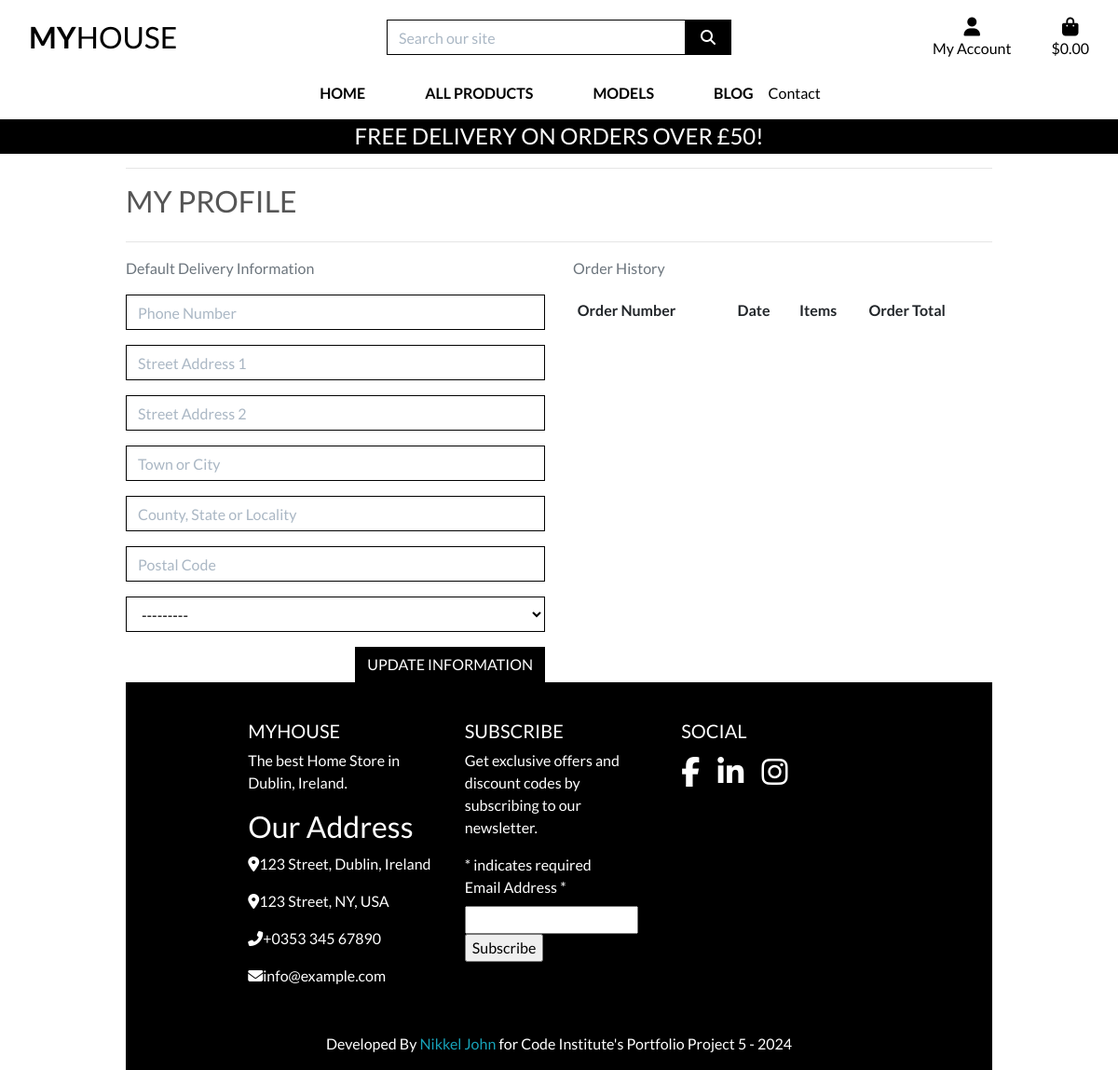
Before: /profile/ (signed in) with the older database file.
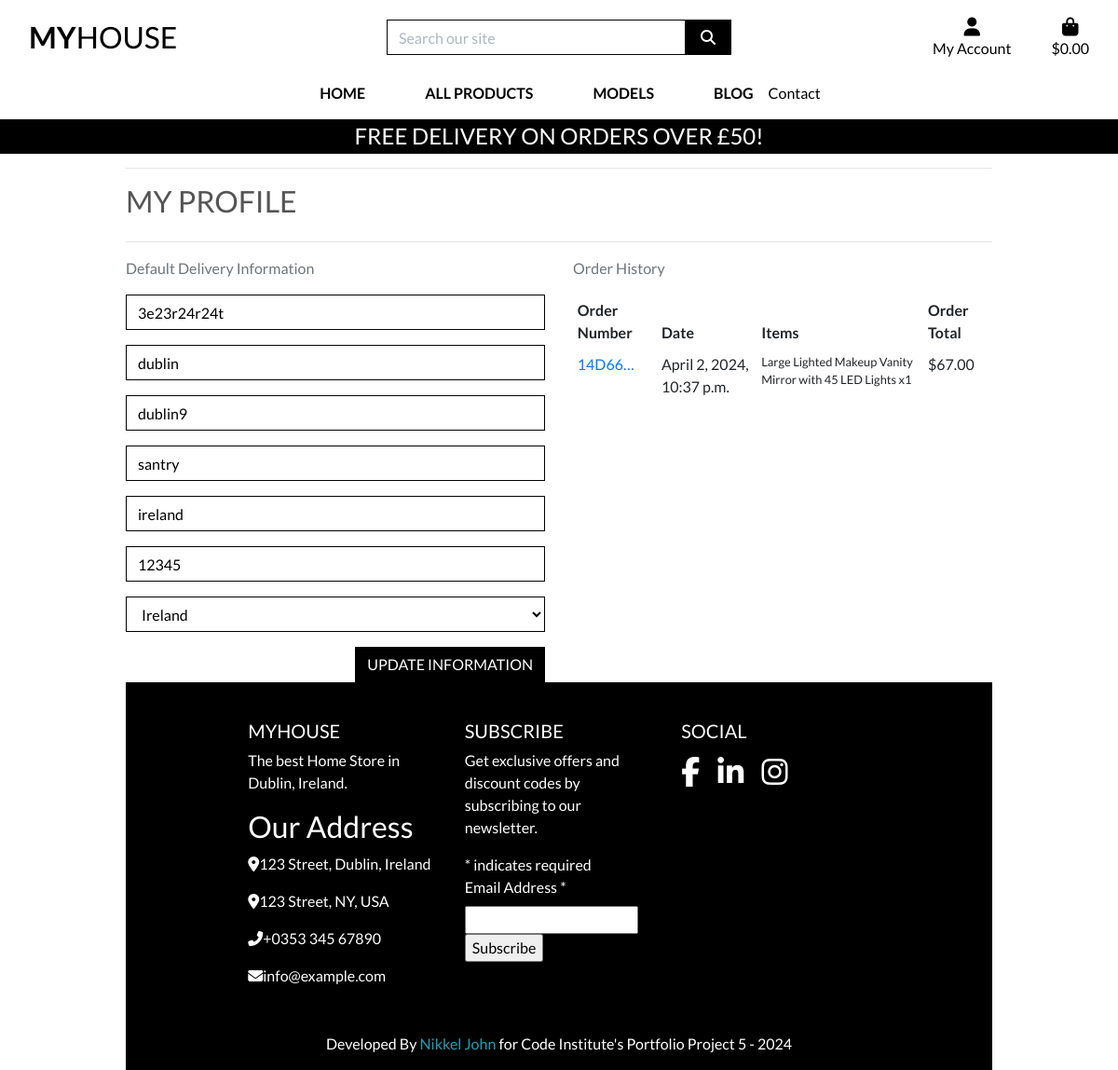
After: the same page with the newer database file.
### profiles/models.py (models this page shows, shortened)
class UserProfile(models.Model):
    user = models.OneToOneField(User, on_delete=models.CASCADE)
    default_phone_number = models.CharField(max_length=20, null=True, blank=True)
    default_street_address1 = models.CharField(max_length=80, null=True, blank=True)
    default_street_address2 = models.CharField(max_length=80, null=True, blank=True)
    default_town_or_city = models.CharField(max_length=40, null=True, blank=True)
    default_county = models.CharField(max_length=80, null=True, blank=True)
    default_postcode = models.CharField(max_length=20, null=True, blank=True)
    default_country = CountryField(blank_label='Country', null=True, blank=True)

### payment/models.py (models this page shows, shortened)
class Order(models.Model):
    order_number = models.CharField(max_length=32, null=False, editable=False)
    user_profile = models.ForeignKey(UserProfile, on_delete=models.SET_NULL,
                                     null=True, blank=True, related_name='orders')
    full_name = models.CharField(max_length=50, null=False, blank=False)
    email = models.EmailField(max_length=254, null=False, blank=False)
    phone_number = models.CharField(max_length=20, null=False, blank=False)
    country = CountryField(blank_label='Country *', null=False, blank=False)
    postcode = models.CharField(max_length=20, null=True, blank=True)
    town_or_city = models.CharField(max_length=40, null=False, blank=False)
    street_address1 = models.CharField(max_length=80, null=False, blank=False)
    street_address2 = models.CharField(max_length=80, null=True, blank=True)
    county = models.CharField(max_length=80, null=True, blank=True)
    date = models.DateTimeField(auto_now_add=True)
    delivery_cost = models.DecimalField(max_digits=6, decimal_places=2, null=False, default=0)
    order_total = models.DecimalField(max_digits=10, decimal_places=2, null=False, default=0)
    grand_total = models.DecimalField(max_digits=10, decimal_places=2, null=False, default=0)
    original_bag = models.TextField(null=False, blank=False, default='')
    stripe_pid = models.CharField(max_length=254, null=False, blank=False, default='')

class OrderLineItem(models.Model):
    order = models.ForeignKey(Order, null=False, blank=False, on_delete=models.CASCADE, related_name='lineitems')
    product = models.ForeignKey(Product, null=False, blank=False, on_delete=models.CASCADE)
    product_size = models.CharField(max_length=2, null=True, blank=True) # XS, S, M, L, XL
    quantity = models.IntegerField(null=False, blank=False, default=0)
    lineitem_total = models.DecimalField(max_digits=6, decimal_places=2, null=False, blank=False, editable=False)

### products/models.py (models this page shows, shortened)
class Product(models.Model):
    category = models.ForeignKey('Category', null=True, blank=True, on_delete=models.SET_NULL)
    sku = models.CharField(max_length=254, null=True, blank=True)
    name = models.CharField(max_length=254)
    description = models.TextField()
    has_sizes = models.BooleanField(default=False, null=True, blank=True)
    price = models.DecimalField(max_digits=6, decimal_places=2)
    rating = models.DecimalField(max_digits=6, decimal_places=2, null=True, blank=True)
    image_url = models.URLField(max_length=1024, null=True, blank=True)
    image = models.ImageField(null=True, blank=True)

### profiles/views.py (the view)
# urls.py: path('profile/', include('profiles.urls')),
@login_required
def profile(request):
    profile = get_object_or_404(UserProfile, user=request.user)
    if request.method == 'POST':
        form = UserProfileForm(request.POST, instance=profile)
        if form.is_valid():
            form.save()
            messages.success(request, 'Profile updated successfully')
        else:
            messages.error(request, 'Update failed. Please ensure the form is valid.')
    else:
        form = UserProfileForm(instance=profile)
    orders = profile.orders.all()
    template = 'profiles/profile.html'
    context = {
        'form': form,
        'orders': orders,
        'on_profile_page': True
    }
    return render(request, template, context)

### profiles/templates/profiles/profile.html (shortened to what this page needs)
{% extends "base.html" %}
{% load static %}
{% block extra_css %}
    <link rel="stylesheet" href="{% static 'profiles/css/profile.css' %}">
{% endblock %}
{% block page_header %}
    <div class="container header-container">
    </div>
{% endblock %}
{% block content %}
    <div class="overlay"></div>
    <div class="container">
        <div class="row">
            <div class="col">
                <hr>
                <h2 class="logo-font mb-4">My Profile</h2>
                <hr>
            </div>
        </div>
        <div class="row">
            <div class="col-12 col-lg-6">
                <p class="text-muted">Default Delivery Information</p>
                <form class="mt-3" action="{% url 'profile' %}" method="POST" id="profile-update-form">
                    {{ form|crispy }}
                    <button class="btn btn-black rounded-0 text-uppercase float-right">Update Information</button>
                </form>
            </div>
            <div class="col-12 col-lg-6">
                <p class="text-muted">Order History</p>
                <div class="order-history table-responsive">
                    <table class="table table-sm table-borderless">
                        <thead>
                            <tr>
                                <th>Order Number</th>
                                <th>Date</th>
                                <th>Items</th>
                                <th>Order Total</th>
                            </tr>
                        </thead>
                        <tbody>
                            {% for order in orders %}
                                <tr>
                                    <td>
                                        <a href="{% url 'order_history' order.order_number %}"
                                        title="{{ order.order_number }}">
                                            {{ order.order_number|truncatechars:6 }}
                                        </a>
                                    </td>
                                    <td>{{ order.date }}</td>
                                    <td>
                                        <ul class="list-unstyled">
                                            {% for item in order.lineitems.all %}
                                                <li class="small">
                                                    {{ item.product.name }} x{{ item.quantity }}
                                                </li>
                                            {% endfor %}
                                        </ul>
                                    </td>
                                    <td>${{ order.grand_total }}</td>
                                </tr>
                            {% endfor %}
                        </tbody>
                    </table>
                </div>
            </div>
        </div>
{% endblock %}

### templates/base.html (shortened to what this page needs)
{% load static %}
<!DOCTYPE html>
<html lang="en">
<head>
    {% block corecss %}
    <link rel="stylesheet" href="https://stackpath.bootstrapcdn.com/bootstrap/4.4.1/css/bootstrap.min.css"
>
    <link rel="stylesheet" href="{% static 'css/base.css' %}">
    {% endblock %}
    {% block extra_css %}
    {% endblock %}
</head>
<body>
    <header class="container-fluid fixed-top">
        <div id="topnav" class="row bg-white pt-lg-2 d-none d-lg-flex">
            <div class="col-12 col-lg-4 my-auto py-1 py-lg-0 text-center text-lg-left">
                <a href="{% url 'home' %}" class="nav-link main-logo-link">
                    <h2 class="logo-font text-black my-0"><strong>My</strong>House</h2>
                </a>
            </div>
            <div class="col-12 col-lg-4 my-auto py-1 py-lg-0">
                <form method="GET" action="{% url 'products' %}">
                    <div class="input-group w-100">
                        <input class="form-control border border-black rounded-0" type="text" name="q"
                            placeholder="Search our site">
                        <div class="input-group-append">
                            <button class="form-control btn btn-black border border-black rounded-0" type="submit">
                                <span class="icon">
                                    <i class="fas fa-search"></i>
                                </span>
                            </button>
                        </div>
                    </div>
                </form>
            </div>
            <div class="col-12 col-lg-4 my-auto py-1 py-lg-0">
                <ul class="list-inline list-unstyled text-center text-lg-right my-0">
                    <li class="list-inline-item dropdown">
                        <a class="text-black nav-link" href="#" id="user-options" data-toggle="dropdown"
                            aria-haspopup="true" aria-expanded="false">
                            <div class="text-center">
                                <div><i class="fas fa-user fa-lg"></i></div>
                                <p class="my-0">My Account</p>
                            </div>
                        </a>
                    </li>
                    <li class="list-inline-item">
                        <a class="{% if grand_total %}text-info font-weight-bold{% else %}text-black{% endif %} nav-link"
                            href="{% url 'view_bag' %}">
                            <div class="text-center">
                                <div><i class="fas fa-shopping-bag fa-lg"></i></div>
                                <p class="my-0">
                                    {% if grand_total %}
                                    ${{ grand_total|floatformat:2 }}
                                    {% else %}
                                    $0.00
                                    {% endif %}
                                </p>
                            </div>
                        </a>
                    </li>
                </ul>
            </div>
        </div>
        <div class="row bg-white">
            <nav class="navbar navbar-expand-lg navbar-light w-100">
                {% include 'includes/main-nav.html' %}
        <div id="delivery-banner" class="row text-center">
            <div class="col bg-black text-white">
                <h4 class="logo-font my-1">Free delivery on orders over £{{ free_delivery_threshold }}!</h4>
            </div>
        </div>
    </header>
    {% block page_header %}
    {% endblock %}
    {% block content %}
    {% endblock %}
    <footer class="footer container-fluid py-3 bg-black">
        <div class="row footer-columns mt-4 text-white">
            <div class="col-sm-4 col-lg-3">
                <h5 class="text-uppercase general-sub">MyHouse</h5>
                <p>The best Home Store in Dublin, Ireland.</p>
                <ul class="list-unstyled mt-3">
                    <li>
                        <h2>Our Address</h2>
                        <p><i class="fa fa-map-marker-alt"></i>123 Street, Dublin, Ireland</p>
                        <p><i class="fa fa-map-marker-alt"></i>123 Street, NY, USA</p>
                        <p><i class="fa fa-phone-alt"></i>+0353 345 67890</p>
                        <p><i class="fa fa-envelope"></i>info@example.com</p>
                    </li>
                </ul>
            </div>
            <div class="col-sm-4 col-lg-3">
                <h5 class="text-uppercase general-sub">Subscribe</h5>
                <div id="mc_embed_shell">
                    <p>Get exclusive offers and discount codes by subscribing to our newsletter.</p>
                    <div id="mc_embed_signup">
                        <form
                            action="https://herokuapp.us21.list-manage.com/subscribe/post?u=4855753c5a5afe34df8db36a3&amp;id=b780542355&amp;f_id=00945de1f0"
                            method="post" id="mc-embedded-subscribe-form" name="mc-embedded-subscribe-form"
                            class="validate m-0" target="_blank">
                            <div id="mc_embed_signup_scroll">
                                <div class="indicates-required"><span class="asterisk">*</span> indicates required</div>
                                <div class="mc-field-group"><label for="mce-EMAIL">Email Address <span
                                            class="asterisk">*</span></label><input type="email" name="EMAIL"
                                        class="required email" id="mce-EMAIL" required="" value=""></div>
                                <div class="optionalParent">
                                    <div class="clear foot">
                                        <input type="submit" name="subscribe" id="mc-embedded-subscribe" class="button"
                                            value="Subscribe">
                                    </div>
                                </div>
                            </div>
                        </form>
                    </div>
                </div>
            </div>
            <div class="col-sm-4 col-lg-3">
                <h5 class="text-uppercase">Social</h5>
                <ul class="list-inline social-links mt-3">
                    <li class="list-inline-item">
                        <a target="_blank" href="https://www.facebook.com/profile.php?id=61550252952582" rel="nofollow">
                            <i class="fa fa-facebook" aria-hidden="true"></i>
                        </a>
                    </li>
                    <li class="list-inline-item">
                        <a target="_blank" href="https://www.linkedin.com/" rel="nofollow">
                            <i class="fa fa-linkedin" aria-hidden="true"></i>
                        </a>
                    </li>
                    <li class="list-inline-item">
                        <a target="_blank" href="https://www.instagram.com/" rel="nofollow">
                            <i class="fa fa-instagram" aria-hidden="true"></i>
                        </a>
                    </li>
                </ul>
            </div>
        </div>
        <hr>
        <div class="text-white text-center bg-black">
            <p class="mb-0">Developed By <a href="" target="_blank" rel="nofollow">Nikkel John</a> for Code Institute's
                Portfolio Project 5 - 2024</p>
        </div>
    </footer>
</body>
</html>

### templates/includes/main-nav.html (shortened to what this page needs)
<div class="collapse navbar-collapse" id="main-nav">
    <ul class="navbar-nav w-auto mx-auto">
        <li class="nav-item d-block">
            <a class="logo-font font-weight-bold nav-link text-black mr-5" href="{% url 'home' %}" id="home-link">
                Home
            </a>
        </li>
        <li class="nav-item dropdown">
            <a class="logo-font font-weight-bold nav-link text-black mr-5" href="#" id="all-products-link"
                data-toggle="dropdown" aria-haspopup="true" aria-expanded="false">
                All Products
            </a>
        </li>
        <li class="nav-item dropdown">
            <a class="logo-font font-weight-bold nav-link text-black mr-5" href="#" id="clothing-link"
                data-toggle="dropdown" aria-haspopup="true" aria-expanded="false">
                MODELS
            </a>
        </li>
        <li class="nav-item dropdown">
            <a class="logo-font font-weight-bold nav-link text-black" href="{% url 'blog' %}">
                BLOG
            </a>
        </li>
        <li class="nav-item dropdown">
            <a href="{% url 'contact' %}" class="nav-item nav-link text-black">Contact</a>
    {% if user.is_authenticated %}
        </div>
    </div>
    {% endif %}

Changed rows visible on the page:
changed UserProfile: default_phone_number (not shown) → "3e23r24r24t"; default_street_address1 (not shown) → "dublin"; default_street_address2 (not shown) → "dublin9"; default_town_or_city (not shown) → "santry"; default_county (not shown) → "ireland"; default_postcode (not shown) → "12345"; default_country "---------" → "Ireland"
added Order: order_number "14D66…", date "April 2, 2024, 10:37 p.m.", grand_total "67.00"
added OrderLineItem: product.name "Large Lighted Makeup Vanity Mirror with 45 LED Lights", quantity "1"
